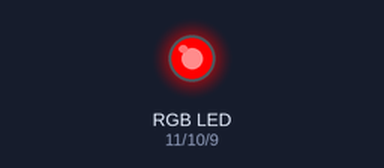
This sketch was run on a simulated Arduino Uno, built with avr-gcc and run on an emulated ATmega328P. On the bench: an RGB LED mixed from three pins (HIGH = lit).

Above: at 0.05 s.
At 0.6 s:
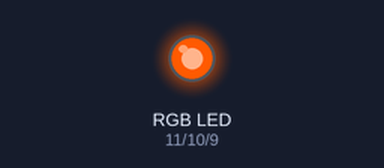
At 1.15 s:
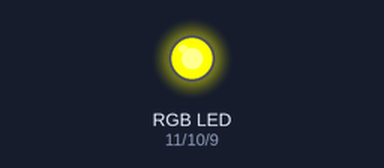
At 2.25 s:
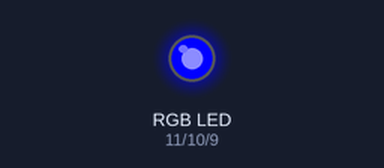
At 3.35 s:
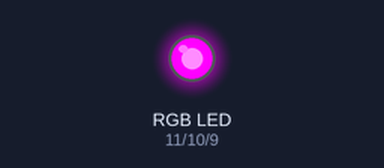
At 4.45 s:
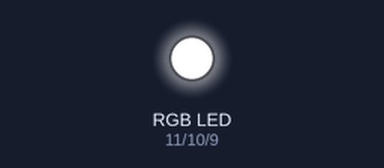
Timing chart, 0 to 5.9 s (numbered marks = the images above):
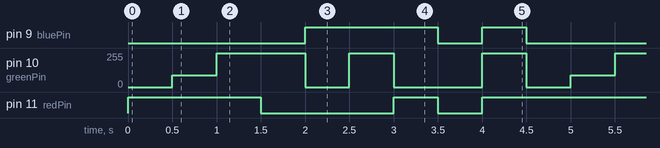

The sketch:

Color.ino
```cpp
int redPin = 11;
int greenPin = 10;
int bluePin = 9;
void setup()
{
  pinMode(redPin,OUTPUT);
   pinMode(greenPin,OUTPUT);
    pinMode(bluePin,OUTPUT);
}
void loop()
{
  analogWrite(redPin,255);
  analogWrite(greenPin,0);
  analogWrite(bluePin,0);
  delay(500);
   analogWrite(redPin,255);
  analogWrite(greenPin,90);
  analogWrite(bluePin,0);
  delay(500);
   analogWrite(redPin,255);
  analogWrite(greenPin,255);
  analogWrite(bluePin,0);
  delay(500);
   analogWrite(redPin,0);
  analogWrite(greenPin,255);
  analogWrite(bluePin,0);
  delay(500);
   analogWrite(redPin,0);
  analogWrite(greenPin,0);
  analogWrite(bluePin,255);
  delay(500);
   analogWrite(redPin,0);
  analogWrite(greenPin,255);
  analogWrite(bluePin,255);
  delay(500);
   analogWrite(redPin,255);
  analogWrite(greenPin,0);
  analogWrite(bluePin,255);
  delay(500);
   analogWrite(redPin,0);
  analogWrite(greenPin,0);
  analogWrite(bluePin,0);
  delay(500);
   analogWrite(redPin,255);
  analogWrite(greenPin,255);
  analogWrite(bluePin,255);
  delay(500);
  }
```

Measured:
- by itself, pin 9 (bluePin): repeats every 4.5 s: LOW 0.50 s, HIGH 0.50 s, LOW 2.0 s, HIGH 1.5 s
- by itself, pin 11 (redPin): repeats every 4.5 s: LOW 1.5 s, HIGH 0.50 s, LOW 0.50 s, HIGH 2.0 s
- by itself, pin 10 (greenPin): repeats every 4.5 s: 255/255 1.0 s, 0/255 0.50 s, 255/255 0.50 s, 0/255 1.0 s, 255/255 0.50 s, 0/255 0.50 s, 90/255 0.50 s
